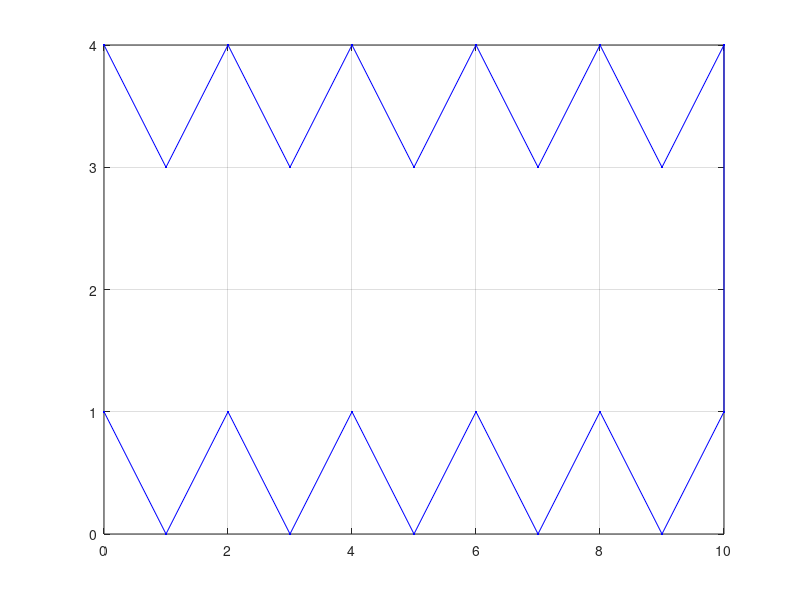
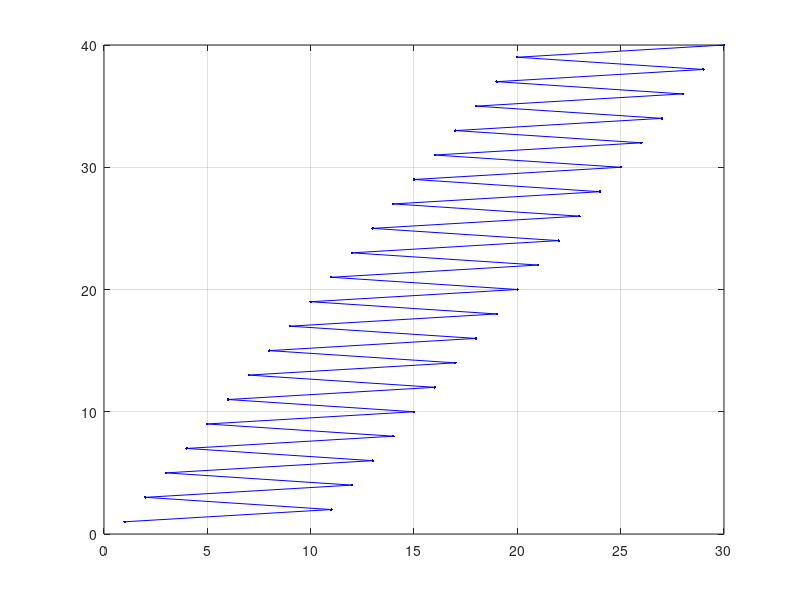
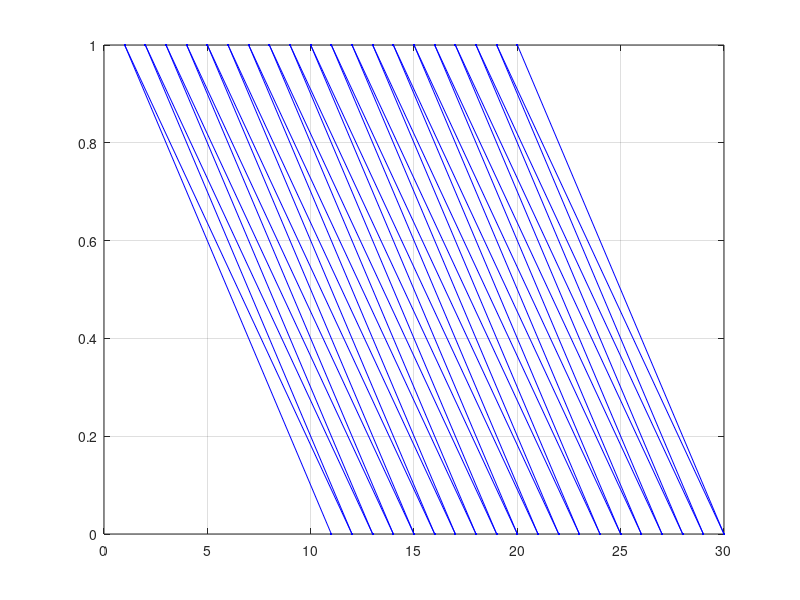

The MATLAB script that drew these images, in order:
clear;      % Clear MATLAB Workspace Memory
close all;  % Close all Figures and Drawings
clc;        % Clear MATLAB Command Window History

%% 1
% To find the solution using matrix equation, 
% we should recall that we need the matrix with the coefficients 
% in front of the variables (A) 
% and the vector with the right-hand-side values (b)
% A = [7 -12; 12 -45];
% b = [-4 -26]';

% The solution is x = A^-1* b.

A = [7 -12;12 -45]; % coefficients
b = [-4;-26];       % right-hand side vector
x = inv(A)*b;       % solution [x;y]
disp(x)


%% 2
% Suppose m = 4 and n = 3.
% Using meshgrid, we can create all row and column indices i and j:
% Notice that the columns are the x-coordinate,
% therefore they are the first output arguments of meshgrid,
% and the rows are the second output argument
m = 4; n = 3;
[cols,rows] = meshgrid(1:n,1:m);
A = (cols - 4).^2 .* (rows + 1).^-3 + rows.*cols;

% Just to be sure, let’s check with one of the values, A(2; 3)
disp(A(2, 3));
% A(2,3) = (3-4)^2*(2+1)^3 + 2*3 = 6.0307


%% 3
% To calculate the x and y for part (a), we can use
x = [0:10 10:-1:0];         % bottom x’s followed by top x’s (reverse)
y1 = [repmat([1 0],1,5) 1]; % bottom y’s
y2 = y1 + 3;                % top y’s (no need to be reversed)
y = [y1 y2];                % put the y’s together
figure, plot(x,y,'b.-'), grid on

% For part (b), y goes from 1 to 40 while x goes forth and back. 
% We can create one of the upward lines of x’s, and shift it by 10 
% to obtain the other.
% Then we need to merge them like the teeth of two cog wheels:
x1 = 1:20;          % left
x2 = x1 + 10;       % right
x(1:2:40) = x1;     % insert the left x’s (odd)
x(2:2:40) = x2;     % insert the right x’s (even)
y = 1:40;
figure, plot(x,y,'b.-'), grid on

%Part (c) is quite similar to part (b).
% This time y oscillates between 0 and 1. One possible solution is:
x1 = 1:20;          % left
x2 = x1 + 10;       % right
x(2:2:40) = x1;     % insert the left x’s (odd)
x(1:2:40) = x2;     % insert the right x’s (even)
y = repmat([0 1],1,20);
figure, plot(x,y,'b.-'), grid on
